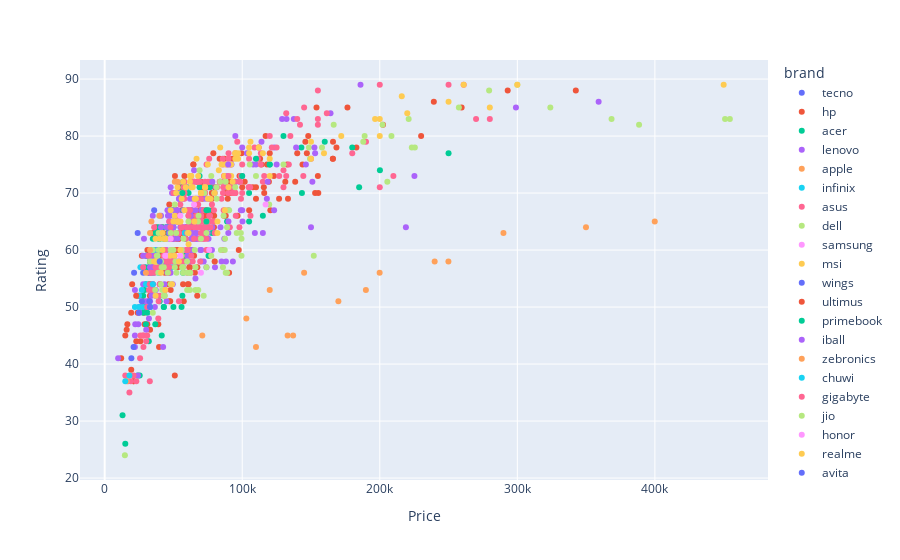

The notebook cell saved with this chart:
### Code cell
px.scatter(df, x='Price', y='Rating', color='brand')

### Figure 1 — Plotly figure (JSON) as saved in the notebook; plotly's stock layout.template omitted (floating-point values rounded to 4 significant figures; data arrays with more than 128 entries replaced by an {"elided": "..."} marker saying what was removed)
{"data": [{"hovertemplate": "brand=tecno<br>Price=%{x}<br>Rating=%{y}<extra></extra>", "legendgroup": "tecno", "marker": {"color": "#636efa", "symbol": "circle"}, "mode": "markers", "name": "tecno", "orientation": "v", "showlegend": true, "type": "scatter", "x": [23990, 35990], "xaxis": "x", "y": [63, 67], "yaxis": "y"}, {"hovertemplate": "brand=hp<br>Price=%{x}<br>Rating=%{y}<extra></extra>", "legendgroup": "hp", "marker": {"color": "#EF553B", "symbol": "circle"}, "mode": "markers", "name": "hp", "orientation": "v", "showlegend": true, "type": "scatter", "x": {"elided": "205 int values"}, "xaxis": "x", "y": {"elided": "205 int values"}, "yaxis": "y"}, {"hovertemplate": "brand=acer<br>Price=%{x}<br>Rating=%{y}<extra></extra>", "legendgroup": "acer", "marker": {"color": "#00cc96", "symbol": "circle"}, "mode": "markers", "name": "acer", "orientation": "v", "showlegend": true, "type": "scatter", "x": [39990, 77990, 46990, 34990, 32990, 56990, 37990, 39499, 94990, 47990, 119990, 104990, 30990, 38990, 32990, 72990, 179990, 31990, 29990, 60990, 56990, 119990, 27990, 46990, 29990, 46500, 49990, 44999, 42999, 46990, 46490, 56990, 39800, 23990, 63999, 65990, 49990, 61700, 25490, 39990, 34990, 42990, 56990, 52990, 36990, 41990, 41490, 159990, 67499, 35990, 129990, 75499, 41990, 71990, 30790, 29980, 29490, 42990, 40990, 54990, 32890, 28999, 39990, 49990, 58269, 56490, 55900, 143400, 58990, 142999, 39990, 36800, 104999, 114990, 44994, 88990, 68990, 200090, 77890, 45990, 32990, 32090, 184999, 249990, 27990, 76499, 29990, 68999, 75500], "xaxis": "x", "y": [62, 63, 64, 60, 58, 71, 60, 62, 72, 67, 75, 70, 49, 64, 54, 64, 78, 57, 59, 70, 67, 75, 49, 67, 47, 64, 64, 64, 62, 63, 63, 56, 62, 38, 65, 62, 67, 65, 38, 58, 62, 50, 72, 70, 63, 60, 45, 79, 65, 58, 80, 59, 64, 70, 59, 50, 57, 50, 60, 69, 56, 53, 51, 50, 59, 52, 50, 70, 62, 78, 58, 47, 65, 66, 64, 65, 73, 74, 72, 59, 50, 44, 71, 77, 52, 71, 54, 71, 67], "yaxis": "y"}, {"hovertemplate": "brand=lenovo<br>Price=%{x}<br>Rating=%{y}<extra></extra>", "legendgroup": "lenovo", "marker": {"color": "#ab63fa", "symbol": "circle"}, "mode": "markers", "name": "lenovo", "orientation": "v", "showlegend": true, "type": "scatter", "x": {"elided": "201 int values"}, "xaxis": "x", "y": {"elided": "201 int values"}, "yaxis": "y"}, {"hovertemplate": "brand=apple<br>Price=%{x}<br>Rating=%{y}<extra></extra>", "legendgroup": "apple", "marker": {"color": "#FFA15A", "symbol": "circle"}, "mode": "markers", "name": "apple", "orientation": "v", "showlegend": true, "type": "scatter", "x": [70990, 399900, 102990, 119990, 109990, 289900, 349900, 249900, 199900, 144990, 132990, 136990, 189900, 239900, 169900], "xaxis": "x", "y": [45, 65, 48, 53, 43, 63, 64, 58, 56, 56, 45, 45, 53, 58, 51], "yaxis": "y"}, {"hovertemplate": "brand=infinix<br>Price=%{x}<br>Rating=%{y}<extra></extra>", "legendgroup": "infinix", "marker": {"color": "#19d3f3", "symbol": "circle"}, "mode": "markers", "name": "infinix", "orientation": "v", "showlegend": true, "type": "scatter", "x": [34990, 59990, 29990, 27990, 26990, 35990, 57990, 38990, 48990, 25990, 24990, 44990, 38990], "xaxis": "x", "y": [56, 71, 54, 50, 53, 60, 63, 56, 57, 57, 52, 57, 58], "yaxis": "y"}, {"hovertemplate": "brand=asus<br>Price=%{x}<br>Rating=%{y}<extra></extra>", "legendgroup": "asus", "marker": {"color": "#FF6692", "symbol": "circle"}, "mode": "markers", "name": "asus", "orientation": "v", "showlegend": true, "type": "scatter", "x": {"elided": "210 int values"}, "xaxis": "x", "y": {"elided": "210 int values"}, "yaxis": "y"}, {"hovertemplate": "brand=dell<br>Price=%{x}<br>Rating=%{y}<extra></extra>", "legendgroup": "dell", "marker": {"color": "#B6E880", "symbol": "circle"}, "mode": "markers", "name": "dell", "orientation": "v", "showlegend": true, "type": "scatter", "x": [34990, 68239, 81290, 39649, 86490, 72490, 50000, 83990, 68990, 148490, 37990, 65990, 77490, 39240, 57300, 50990, 69999, 52199, 87990, 208490, 36731, 59890, 34990, 152000, 88990, 105490, 51487, 56990, 61990, 68028, 56340, 56880, 56990, 50990, 38990, 65990, 99480, 59990, 37490, 85990, 223275, 45870, 38349, 98990, 32990, 87490, 47990, 77490, 41433, 87290, 60490, 37281, 84490, 257490, 95990, 60900, 454490, 67890, 323990, 188990, 450990, 299990, 65500, 73990, 39290, 59990, 41808, 87990, 90490, 40990, 43690, 55990, 47990, 79690, 279490, 201990, 40890, 205490, 94900, 61990, 157990, 166490, 99490, 80020, 42990, 88980, 71990, 73990, 61990, 149290, 43000, 187990, 109990, 129990, 81402, 225490, 220990, 388490, 368490, 47990, 51990, 38490, 44990, 55900, 119600, 87990], "xaxis": "x", "y": [60, 66, 71, 66, 66, 70, 60, 72, 74, 78, 59, 53, 73, 63, 62, 68, 62, 56, 67, 80, 53, 58, 49, 59, 64, 75, 58, 57, 53, 53, 57, 57, 56, 57, 56, 57, 62, 53, 58, 57, 78, 56, 58, 63, 58, 62, 54, 59, 57, 60, 63, 58, 60, 85, 63, 65, 83, 65, 85, 80, 83, 89, 60, 63, 60, 56, 53, 56, 67, 58, 52, 60, 60, 70, 88, 82, 54, 72, 71, 56, 78, 82, 59, 58, 57, 56, 52, 57, 56, 76, 52, 79, 73, 75, 69, 78, 83, 82, 83, 63, 63, 59, 62, 59, 68, 72], "yaxis": "y"}, {"hovertemplate": "brand=samsung<br>Price=%{x}<br>Rating=%{y}<extra></extra>", "legendgroup": "samsung", "marker": {"color": "#FF97FF", "symbol": "circle"}, "mode": "markers", "name": "samsung", "orientation": "v", "showlegend": true, "type": "scatter", "x": [64990, 44990, 47990, 69990, 75990, 54990, 116990], "xaxis": "x", "y": [68, 59, 62, 56, 60, 59, 68], "yaxis": "y"}, {"hovertemplate": "brand=msi<br>Price=%{x}<br>Rating=%{y}<extra></extra>", "legendgroup": "msi", "marker": {"color": "#FECB52", "symbol": "circle"}, "mode": "markers", "name": "msi", "orientation": "v", "showlegend": true, "type": "scatter", "x": [52990, 66780, 35950, 69990, 54990, 74990, 49990, 41990, 54990, 61990, 52990, 62990, 39990, 53990, 56990, 36990, 67990, 65490, 43990, 105990, 83990, 66350, 199990, 449990, 79990, 196580, 62990, 94990, 96990, 104990, 149990, 149990, 114990, 55990, 58990, 55990, 199990, 119990, 299990, 81990, 36990, 159427, 89990, 73990, 47990, 111990, 57990, 54990, 104990, 74990, 94990, 50990, 94990, 84990, 60990, 51990, 52990, 91990, 87990, 279990, 76990, 72990, 86990, 249990, 63990, 96990, 81990, 69990, 260990, 65190, 72990, 219990, 215990, 171990, 69990, 61990, 43990, 48990, 41990, 37990, 47490, 92990, 82990, 87391, 50591, 60990, 53990, 40990, 119990, 91990], "xaxis": "x", "y": [71, 76, 58, 70, 65, 75, 65, 63, 60, 73, 65, 73, 62, 65, 72, 62, 73, 69, 62, 79, 78, 69, 80, 89, 70, 83, 71, 76, 76, 77, 79, 76, 77, 69, 71, 70, 83, 73, 89, 63, 58, 77, 71, 65, 67, 78, 67, 65, 78, 69, 77, 66, 77, 75, 63, 70, 65, 75, 75, 85, 69, 71, 73, 86, 71, 77, 65, 70, 89, 65, 71, 84, 87, 80, 70, 72, 53, 54, 60, 58, 59, 72, 74, 67, 59, 61, 58, 56, 76, 73], "yaxis": "y"}, {"hovertemplate": "brand=wings<br>Price=%{x}<br>Rating=%{y}<extra></extra>", "legendgroup": "wings", "marker": {"color": "#636efa", "symbol": "circle"}, "mode": "markers", "name": "wings", "orientation": "v", "showlegend": true, "type": "scatter", "x": [27990, 39990, 24990, 26990], "xaxis": "x", "y": [56, 58, 49, 51], "yaxis": "y"}, {"hovertemplate": "brand=ultimus<br>Price=%{x}<br>Rating=%{y}<extra></extra>", "legendgroup": "ultimus", "marker": {"color": "#EF553B", "symbol": "circle"}, "mode": "markers", "name": "ultimus", "orientation": "v", "showlegend": true, "type": "scatter", "x": [19990, 15990, 11990, 14990, 16490, 22913], "xaxis": "x", "y": [54, 46, 41, 45, 47, 52], "yaxis": "y"}, {"hovertemplate": "brand=primebook<br>Price=%{x}<br>Rating=%{y}<extra></extra>", "legendgroup": "primebook", "marker": {"color": "#00cc96", "symbol": "circle"}, "mode": "markers", "name": "primebook", "orientation": "v", "showlegend": true, "type": "scatter", "x": [14990, 12990], "xaxis": "x", "y": [26, 31], "yaxis": "y"}, {"hovertemplate": "brand=iball<br>Price=%{x}<br>Rating=%{y}<extra></extra>", "legendgroup": "iball", "marker": {"color": "#ab63fa", "symbol": "circle"}, "mode": "markers", "name": "iball", "orientation": "v", "showlegend": true, "type": "scatter", "x": [9800], "xaxis": "x", "y": [41], "yaxis": "y"}, {"hovertemplate": "brand=zebronics<br>Price=%{x}<br>Rating=%{y}<extra></extra>", "legendgroup": "zebronics", "marker": {"color": "#FFA15A", "symbol": "circle"}, "mode": "markers", "name": "zebronics", "orientation": "v", "showlegend": true, "type": "scatter", "x": [33990, 32990, 52990, 29990, 39990, 32990, 50990], "xaxis": "x", "y": [65, 63, 72, 56, 66, 60, 72], "yaxis": "y"}, {"hovertemplate": "brand=chuwi<br>Price=%{x}<br>Rating=%{y}<extra></extra>", "legendgroup": "chuwi", "marker": {"color": "#19d3f3", "symbol": "circle"}, "mode": "markers", "name": "chuwi", "orientation": "v", "showlegend": true, "type": "scatter", "x": [32990, 24990, 21990, 34990], "xaxis": "x", "y": [50, 50, 50, 54], "yaxis": "y"}, {"hovertemplate": "brand=gigabyte<br>Price=%{x}<br>Rating=%{y}<extra></extra>", "legendgroup": "gigabyte", "marker": {"color": "#FF6692", "symbol": "circle"}, "mode": "markers", "name": "gigabyte", "orientation": "v", "showlegend": true, "type": "scatter", "x": [71990, 89990], "xaxis": "x", "y": [67, 73], "yaxis": "y"}, {"hovertemplate": "brand=jio<br>Price=%{x}<br>Rating=%{y}<extra></extra>", "legendgroup": "jio", "marker": {"color": "#B6E880", "symbol": "circle"}, "mode": "markers", "name": "jio", "orientation": "v", "showlegend": true, "type": "scatter", "x": [14701], "xaxis": "x", "y": [24], "yaxis": "y"}, {"hovertemplate": "brand=honor<br>Price=%{x}<br>Rating=%{y}<extra></extra>", "legendgroup": "honor", "marker": {"color": "#FF97FF", "symbol": "circle"}, "mode": "markers", "name": "honor", "orientation": "v", "showlegend": true, "type": "scatter", "x": [54990, 43990], "xaxis": "x", "y": [66, 59], "yaxis": "y"}, {"hovertemplate": "brand=realme<br>Price=%{x}<br>Rating=%{y}<extra></extra>", "legendgroup": "realme", "marker": {"color": "#FECB52", "symbol": "circle"}, "mode": "markers", "name": "realme", "orientation": "v", "showlegend": true, "type": "scatter", "x": [36990, 42990], "xaxis": "x", "y": [52, 62], "yaxis": "y"}, {"hovertemplate": "brand=avita<br>Price=%{x}<br>Rating=%{y}<extra></extra>", "legendgroup": "avita", "marker": {"color": "#636efa", "symbol": "circle"}, "mode": "markers", "name": "avita", "orientation": "v", "showlegend": true, "type": "scatter", "x": [21390, 32949, 32550, 19421, 20999], "xaxis": "x", "y": [56, 50, 51, 41, 43], "yaxis": "y"}, {"hovertemplate": "brand=microsoft<br>Price=%{x}<br>Rating=%{y}<extra></extra>", "legendgroup": "microsoft", "marker": {"color": "#EF553B", "symbol": "circle"}, "mode": "markers", "name": "microsoft", "orientation": "v", "showlegend": true, "type": "scatter", "x": [79990, 97490], "xaxis": "x", "y": [58, 60], "yaxis": "y"}, {"hovertemplate": "brand=fujitsu<br>Price=%{x}<br>Rating=%{y}<extra></extra>", "legendgroup": "fujitsu", "marker": {"color": "#00cc96", "symbol": "circle"}, "mode": "markers", "name": "fujitsu", "orientation": "v", "showlegend": true, "type": "scatter", "x": [73990, 73990, 109990, 99990, 56494], "xaxis": "x", "y": [67, 65, 76, 73, 70], "yaxis": "y"}, {"hovertemplate": "brand=lg<br>Price=%{x}<br>Rating=%{y}<extra></extra>", "legendgroup": "lg", "marker": {"color": "#ab63fa", "symbol": "circle"}, "mode": "markers", "name": "lg", "orientation": "v", "showlegend": true, "type": "scatter", "x": [98999, 78299, 152499, 117899, 89799, 150999, 118499], "xaxis": "x", "y": [67, 72, 78, 69, 75, 72, 72], "yaxis": "y"}, {"hovertemplate": "brand=walker<br>Price=%{x}<br>Rating=%{y}<extra></extra>", "legendgroup": "walker", "marker": {"color": "#FFA15A", "symbol": "circle"}, "mode": "markers", "name": "walker", "orientation": "v", "showlegend": true, "type": "scatter", "x": [15990], "xaxis": "x", "y": [37], "yaxis": "y"}, {"hovertemplate": "brand=axl<br>Price=%{x}<br>Rating=%{y}<extra></extra>", "legendgroup": "axl", "marker": {"color": "#19d3f3", "symbol": "circle"}, "mode": "markers", "name": "axl", "orientation": "v", "showlegend": true, "type": "scatter", "x": [17990, 14990], "xaxis": "x", "y": [38, 37], "yaxis": "y"}], "layout": {"legend": {"title": {"text": "brand"}, "tracegroupgap": 0}, "margin": {"t": 60}, "xaxis": {"anchor": "y", "domain": [0, 1], "title": {"text": "Price"}}, "yaxis": {"anchor": "x", "domain": [0, 1], "title": {"text": "Rating"}}}}
